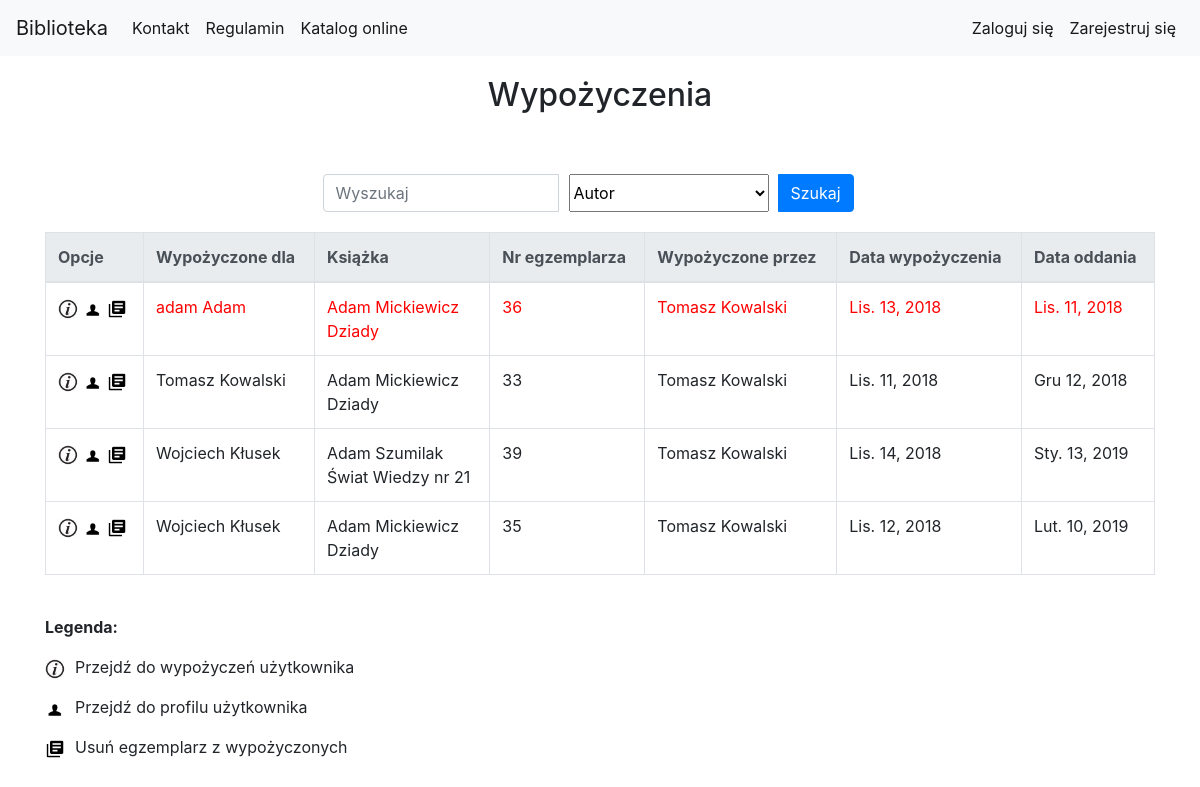
Page /library/borrow_list/ on the earlier database version.
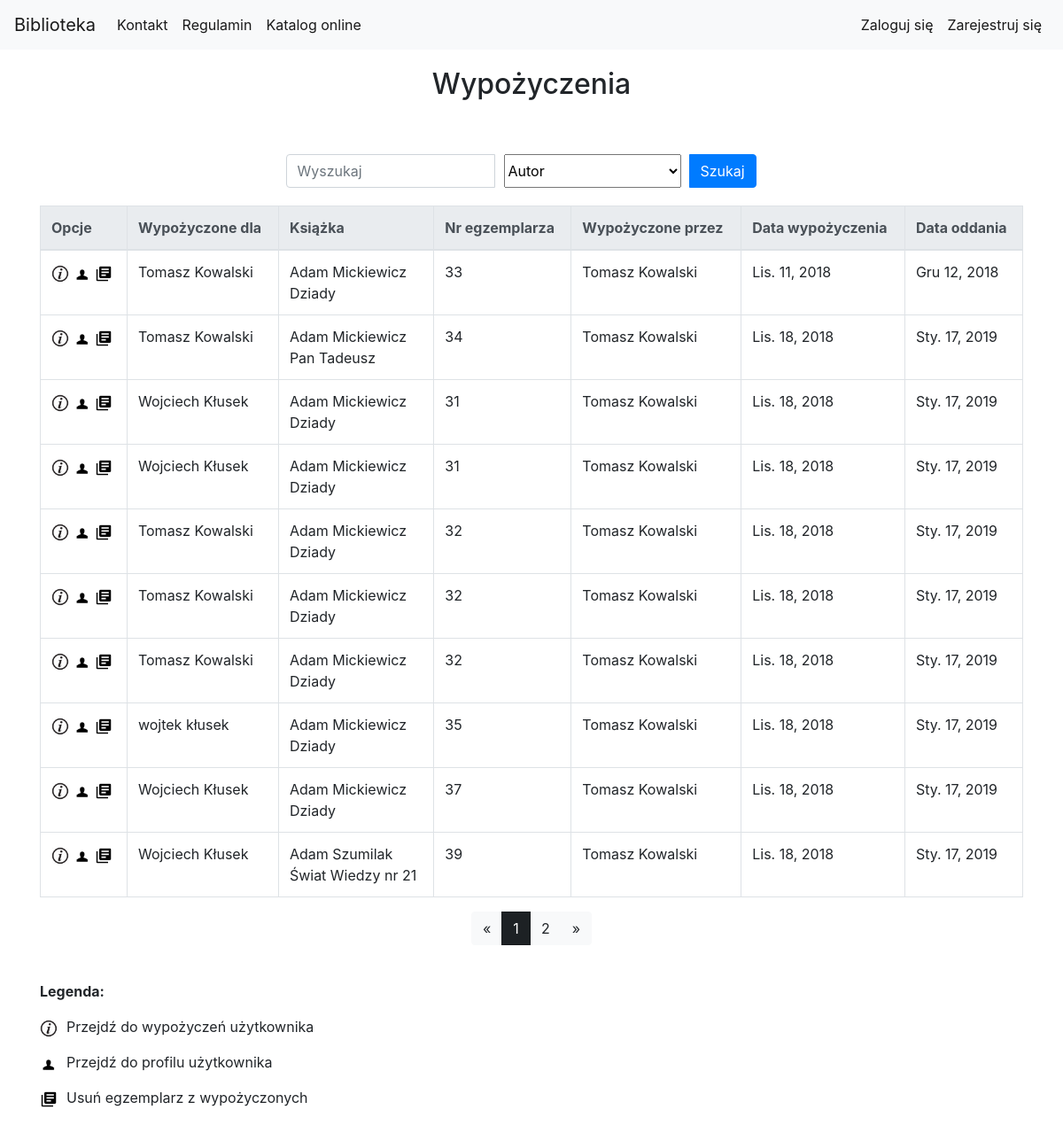
Same page on the later database version.
### library_app/models.py (models this page shows, shortened)
class Borrow(models.Model):
    user = models.ForeignKey(User, verbose_name='Wypożycz dla')
    borrow_librarian = models.ForeignKey(User, related_name="borrow_librarian", verbose_name='Bibliotekarz wypożyczający')
    receive_librarian = models.ForeignKey(User, related_name="receive_librarian", null=True, blank=True, verbose_name='Bibliotekarz odbierający')
    book_copy_id = models.ForeignKey(BookCopy, related_name="borrow_bookcopy", verbose_name='Egzemplarz ksiązki')
    borrow_date = models.DateField(auto_now=True, verbose_name='Data wypożyczenia')
    receive_date = models.DateField(default=datetime.now()+timedelta(days=60), verbose_name='Data oddania')
    is_prolong = models.BooleanField(default=False, verbose_name="Czy prolongowana")
    is_date_exceeded = models.BooleanField(default=False, verbose_name="Czy data oddania przekroczona")

class Author(models.Model):
    first_name = models.CharField(max_length=200, verbose_name='Imię')
    last_name = models.CharField(max_length=200, verbose_name='Nazwisko')
    country = models.CharField(max_length=200, verbose_name='Kraj')
    biography = models.TextField(default='', blank=True, null=True, verbose_name='Biografia')
    birth_place = models.CharField(max_length=200, default='', blank=True, null=True, verbose_name='Miejsce urodzenia')
    image_url = models.URLField(default='', blank=True, null=True, verbose_name='Adres url portretu, zakończony rozszerzeniem')
    years_of_life = models.CharField(max_length=10, default='', blank=True, null=True, verbose_name='Lata życia')

class BookCopy(models.Model):
    book = models.ForeignKey(Book, related_name="bookcopies", verbose_name='Wybierz książkę') #teraz w templatce mozemy z poziomu klasy book odnosic sie do obiektow bookcopy, np {{book.bookcopies.count}} da liczbe kopii ksiazek ktore maja w polu book id danej ksiazki
    is_borrowed = models.BooleanField(default=False)

class Book(models.Model):
    authors = models.ManyToManyField(Author, related_name='book_authors', verbose_name='Autorzy')
    category = models.ForeignKey(Category, related_name='book_categories', verbose_name='Kategoria')
    publishing_house = models.ForeignKey(PublishingHouse, related_name='publishing_houses', verbose_name='Wydawnictwo')
    isbn = models.CharField(max_length=30, unique=True, verbose_name='Numer ISBN')
    title = models.CharField(max_length=200, verbose_name='Tytuł')
    description = models.TextField(blank=True, default='', verbose_name='Opis')
    publish_date = models.DateField(default=datetime.now, blank=True, verbose_name='Data publikacji')
    edition = models.PositiveIntegerField(default=1, verbose_name='Numer wydania')
    image_url = models.URLField(default='', blank=True, null=True, verbose_name='Adres url okładki zakończony rozszerzeniem obrazu')
    add_date = models.DateTimeField(auto_now=True)
    slug = models.SlugField(allow_unicode=True, unique=True)

### library_app/views.py (the view)
class BorrowListView(LoginRequiredMixin, SuperuserRequiredMixin, generic.ListView):
    login_url = reverse_lazy('no_permission')
    model = models.Borrow
    context_object_name = "borrow_list" #human-understandable name of variable to access from templates
    paginate_by = 10
    def get_queryset(self):
        search_query = self.request.GET.get("search_query")
        search_type = self.request.GET.get("search_type")
        query_result = None
        if search_query is not None:
            if search_type == "title":
                query_result = models.Borrow.objects.all().filter(book_copy_id__book__title__icontains=search_query)
            elif search_type == "author":
                authors_result = models.Borrow.objects.all().filter(book_copy_id__book__authors__first_name__icontains=search_query) | models.Borrow.objects.all().filter(book_copy_id__book__authors__last_name__icontains=search_query)
                query_result = authors_result
            elif search_type == "bookcopy_nr":
                query_result = models.Borrow.objects.all().filter(book_copy_id__id__icontains=search_query)
            elif search_type == "borrow_by_user":
                borrow_by_result = models.Borrow.objects.all().filter(user__first_name__contains=search_query) | models.Borrow.objects.all().filter(user__last_name__contains=search_query)
                query_result = borrow_by_result
            elif search_type == "borrow_by_librarian":
                borrow_by_result = models.Borrow.objects.all().filter(borrow_librarian__first_name__contains=search_query) | models.Borrow.objects.all().filter(borrow_librarian__last_name__contains=search_query)
                query_result = borrow_by_result
            return query_result.order_by("receive_date")
        else:
            return models.Borrow.objects.all().order_by("receive_date")

### library_app/templatetags/custom_tags.py (called while the page is built)
@register.simple_tag(name='get_user_profile')
def get_user_profile(user_obj):
    return models.UserProfileInfo.objects.get(user=user_obj)

### library_app/templates/library_app/borrow_list.html (shortened to what this page needs)
{% extends "base.html" %}
{% load static %}
{% load custom_tags %}
{% block body_block %}
<div class="container">
    <div class="page-title">
        <h2>Wypożyczenia</h2>
    </div>
            <div class="search-bar">
                <form class="form-inline" action="{% url 'library_app:borrow_list' %}" method="GET">
                    <div class="input-group">
                        <input type="search" class="form-control" name="search_query" placeholder="Wyszukaj">
                        <select class="search-select" name="search_type">
                            <option value="author" selected>Autor</option>
                        </select>
                        <div class="input-group-append search-button">
                            <button class="btn btn-primary" type="submit">Szukaj</button>
                        </div>
                    </div>
                </form>
            </div>
    <table class="table table-bordered table-hover">
        <thead class="thead-light">
            <tr>
                <th scope="col">Opcje</th>
                <th scope="col">Wypożyczone dla</th>
                <th scope="col">Książka</th>
                <th scope="col">Nr egzemplarza</th>
                <th scope="col">Wypożyczone przez</th>
                <th scope="col">Data wypożyczenia</th>
                <th scope="col">Data oddania</th>
            </tr>
        </thead>
        <tbody>
            {% for borrow in borrow_list %}
                {% if borrow.is_date_exceeded %}
                <tr style="color:red">
                {% else %}
                    <tr>
                {% endif %}
                <td>
                    <a href="{% url 'library_app:user_borrows' pk=borrow.user.pk %}"><img src="{% static 'website_icons/info_ico.png' %}" alt="Wypożyczenia" width="20" height="20"></a>
                    {% get_user_profile borrow.user as user_profile_obj %}
                    <a href="{% url 'library_app:user_profile' pk=user_profile_obj.pk %}"><img src="{% static 'website_icons/user_ico.png' %}" alt="Profil" width="20" height="20"></a>
                    <a href="{% url 'library_app:borrow_delete' pk=borrow.pk %}"><img src="{% static 'website_icons/del_borrow_ico.png' %}" alt="Usuń" width="20" height="20"></a>
                </td>
                <td>{{borrow.user.get_full_name}}</td>
                <td>
                    {% for author in borrow.book_copy_id.book.authors.all %}
                        {{author.first_name}} {{author.last_name}}
                        <br>
                    {% endfor %}
                    {{borrow.book_copy_id.book.title}}
                </td>
                <td>{{borrow.book_copy_id.id}}</td>
                <td>{{borrow.borrow_librarian.get_full_name}}</td>
                <td>{{borrow.borrow_date}}</td>
                <td>{{borrow.receive_date}}</td>
            </tr>
            {% endfor %}
        </tbody>
    </table>
     <div class="pagination_bar">
        {% if is_paginated %}
        <div class="btn-group" role="group">
            {% if page_obj.has_previous %}
                <a class="btn btn-light disable" href="?page={{ page_obj.previous_page_number }}">&laquo;</a>
            {% else %}
                <a class="btn btn-light"><span>&laquo;</span></a>
            {% endif %}
            {% for i in paginator.page_range %}
                {% if page_obj.number == i %}
                <a  class="btn btn-dark active"><span>{{ i }} <span class="sr-only">(current)</span></span></a>
                {% else %}
                <a class="btn btn-light" href="?page={{ i }}">{{ i }}</a>
                {% endif %}
            {% endfor %}
            {% if page_obj.has_next %}
            <a class="btn btn-light" href="?page={{ page_obj.next_page_number }}">&raquo;</a>
            {% else %}
            <a type="button" class="btn btn-light"><span>&raquo;</span></a>
            {% endif %}
        </div>
        {% endif %}
    </div>
    <div class="table-legend">
        <p><b>Legenda:</b></p>
        <p><img src="{% static 'website_icons/info_ico.png' %}" alt="Szczegóły" width="20" height="20">Przejdź do wypożyczeń użytkownika </p>
        <p><img src="{% static 'website_icons/user_ico.png' %}" alt="Szczegóły" width="20" height="20">Przejdź do profilu użytkownika </p>
        <p><img src="{% static 'website_icons/del_borrow_ico.png' %}" alt="Szczegóły" width="20" height="20">Usuń egzemplarz z wypożyczonych </p>
    </div>
</div>
{% endblock %}

### templates/base.html (shortened to what this page needs)
<!DOCTYPE html>
{% load static %}
{% load custom_tags %}
<html lang="pl">
<head>
    <link rel="stylesheet" href="{% static '/bootstrap/css/bootstrap.min.css' %}">
    <link rel="stylesheet" href="{% static 'css/style.css' %}">
</head>
<body>
    <nav class="navbar navbar-expand-lg navbar-light bg-light">
        <a class="navbar-brand" href="{% url 'index' %}">Biblioteka</a>
        <div class="collapse navbar-collapse" id="navbarNavDropdown">
            <ul class="navbar-nav">
                <li class="nav-item active">
                    <a class="nav-link" href="{% url 'contact' %}">Kontakt</a>
                </li>
                <li class="nav-item active">
                    <a class="nav-link" href="{% url 'regulations' %}">Regulamin</a>
                </li>
                <li class="nav-item active">
                    <a class="nav-link" href="{% url 'library_app:book_list' %}">Katalog online</a>
                </li>
            </ul>
            <ul class="nav navbar-nav ml-auto">
                {% if user.is_authenticated and user.is_superuser %}
                    <li class="nav-item dropdown active">
                        <a class="nav-link dropdown-toggle" href="#" id="BorrowBook" data-toggle="dropdown" aria-haspopup="true"
                            aria-expanded="false">
                            Wypożyczenia
                        </a>
                        <div class="dropdown-menu" aria-labelledby="BorrowBook">
                            <a class="dropdown-item" href="{% url 'library_app:borrow_create_search_bookcopy' %}">Wypożycz egzemplarz książki</a>
                            <a class="dropdown-item" href="{% url 'library_app:borrow_list' %}">Odbierz egzemplarz książki</a>
                            <div class="dropdown-divider"></div>
                            <a class="dropdown-item" href="{% url 'library_app:bookcopy_list' %}">Lista egzemplarzy</a>
                            <a class="dropdown-item" href="{% url 'library_app:borrow_history_list' %}">Historia wypożyczeń</a>
                        </div>
                    </li>
                    <li class="nav-item dropdown active">
                        <a class="nav-link dropdown-toggle" href="#" id="ManageLibrary" data-toggle="dropdown" aria-haspopup="true"
                            aria-expanded="false">
                            Biblioteka
                        </a>
                        <div class="dropdown-menu multi-leve" aria-labelledby="ManageLibrary">
                            <a class="dropdown-item" href="{% url 'library_app:book_create' %}">Dodaj książkę</a>
                            <a class="dropdown-item" href="{% url 'library_app:bookcopy_create' %}">Dodaj egzemplarz książki</a>
                            <div class="dropdown-divider"></div>
                            <a class="dropdown-item" href="{% url 'library_app:authors_list' %}">Autorzy</a>
                            <a class="dropdown-item" href="{% url 'library_app:publishinghouse_create' %}">Wydawnictwa</a>
                            <a class="dropdown-item" href="{% url 'library_app:category_create' %}">Kategorie książek</a>
                            <div class="dropdown-divider"></div>
                            <a class="dropdown-item" href="{% url 'library_app:users_list' %}">Zarządzaj użytkownikami</a>
                            <div class="dropdown-divider"></div>
                            <a class="dropdown-item" href="{% url 'admin:index' %}">Panel administratora</a>
                        </div>
                    </li>
                    <li class="nav-item active">
                        <a class="nav-link">Bibliotekarz {{user.first_name}} {{user.last_name}}</a>
                    </li>
                    <li class="nav-item active">
                        <a class="nav-link" href="{% url 'accounts:logout' %}">Wyloguj</a>
                    </li>
                {% else %}
                    <li class="nav-item active">
                        <a class="nav-link" href="{% url 'accounts:login' %}">Zaloguj się</a>
                    </li>
                    <li class="nav-item active">
                        <a class="nav-link" href="{% url 'accounts:signup' %}">Zarejestruj się</a>
                    </li>
                {% endif %}
            </ul>
        </div>
    </nav>
         {% block body_block %}{% endblock %}
</body>
</html>

### static/css/style.css (style rules this page uses)
.page-title { margin-top: 20px; margin-bottom: 20px; text-align: center; }
ul { list-style: none; }
a { text-decoration: none; color: black; }
.pagination_bar { text-align: center; margin-bottom: 40px; margin-top: 10px; }
.table-legend { margin-bottom: 50px; }
.table-legend img { margin-right: 10px; }
.search-bar { padding-top: 40px; padding-bottom: 20px; margin: 0 auto; width: 50%; }
.search-button { width: 100px; }
.search-select { width: 200px; margin-right: 10px; margin-left: 10px; }

Differences in the rows shown:
removed Borrow: user.get_full_name "adam Adam", book_copy_id.book "Dziady", book_copy_id.id "36", borrow_librarian.get_full_name "Tomasz Kowalski", borrow_date "Lis. 13, 2018", receive_date "Lis. 11, 2018", Author (first_name "Adam", last_name "Mickiewicz")
removed Borrow: user.get_full_name "Wojciech Kłusek", book_copy_id.book "Świat Wiedzy nr 21", book_copy_id.id "39", borrow_librarian.get_full_name "Tomasz Kowalski", borrow_date "Lis. 14, 2018", receive_date "Sty. 13, 2019", Author (first_name "Adam", last_name "Szumilak")
removed Borrow: user.get_full_name "Wojciech Kłusek", book_copy_id.book "Dziady", book_copy_id.id "35", borrow_librarian.get_full_name "Tomasz Kowalski", borrow_date "Lis. 12, 2018", receive_date "Lut. 10, 2019", Author (first_name "Adam", last_name "Mickiewicz")
added Borrow: user.get_full_name "Tomasz Kowalski", book_copy_id.book "Pan Tadeusz", book_copy_id.id "34", borrow_librarian.get_full_name "Tomasz Kowalski", borrow_date "Lis. 18, 2018", receive_date "Sty. 17, 2019", Author (first_name "Adam", last_name "Mickiewicz")
added Borrow: user.get_full_name "Wojciech Kłusek", book_copy_id.book "Dziady", book_copy_id.id "31", borrow_librarian.get_full_name "Tomasz Kowalski", borrow_date "Lis. 18, 2018", receive_date "Sty. 17, 2019", Author (first_name "Adam", last_name "Mickiewicz")
added Borrow: user.get_full_name "Wojciech Kłusek", book_copy_id.book "Dziady", book_copy_id.id "31", borrow_librarian.get_full_name "Tomasz Kowalski", borrow_date "Lis. 18, 2018", receive_date "Sty. 17, 2019", Author (first_name "Adam", last_name "Mickiewicz")
added Borrow: user.get_full_name "Tomasz Kowalski", book_copy_id.book "Dziady", book_copy_id.id "32", borrow_librarian.get_full_name "Tomasz Kowalski", borrow_date "Lis. 18, 2018", receive_date "Sty. 17, 2019", Author (first_name "Adam", last_name "Mickiewicz")
added Borrow: user.get_full_name "Tomasz Kowalski", book_copy_id.book "Dziady", book_copy_id.id "32", borrow_librarian.get_full_name "Tomasz Kowalski", borrow_date "Lis. 18, 2018", receive_date "Sty. 17, 2019", Author (first_name "Adam", last_name "Mickiewicz")
added Borrow: user.get_full_name "Tomasz Kowalski", book_copy_id.book "Dziady", book_copy_id.id "32", borrow_librarian.get_full_name "Tomasz Kowalski", borrow_date "Lis. 18, 2018", receive_date "Sty. 17, 2019", Author (first_name "Adam", last_name "Mickiewicz")
added Borrow: user.get_full_name "wojtek kłusek", book_copy_id.book "Dziady", book_copy_id.id "35", borrow_librarian.get_full_name "Tomasz Kowalski", borrow_date "Lis. 18, 2018", receive_date "Sty. 17, 2019", Author (first_name "Adam", last_name "Mickiewicz")
added Borrow: user.get_full_name "Wojciech Kłusek", book_copy_id.book "Dziady", book_copy_id.id "37", borrow_librarian.get_full_name "Tomasz Kowalski", borrow_date "Lis. 18, 2018", receive_date "Sty. 17, 2019", Author (first_name "Adam", last_name "Mickiewicz")
added Borrow: user.get_full_name "Wojciech Kłusek", book_copy_id.book "Świat Wiedzy nr 21", book_copy_id.id "39", borrow_librarian.get_full_name "Tomasz Kowalski", borrow_date "Lis. 18, 2018", receive_date "Sty. 17, 2019", Author (first_name "Adam", last_name "Szumilak")
Other differences:
new list line: "1"
new list line: "2"
